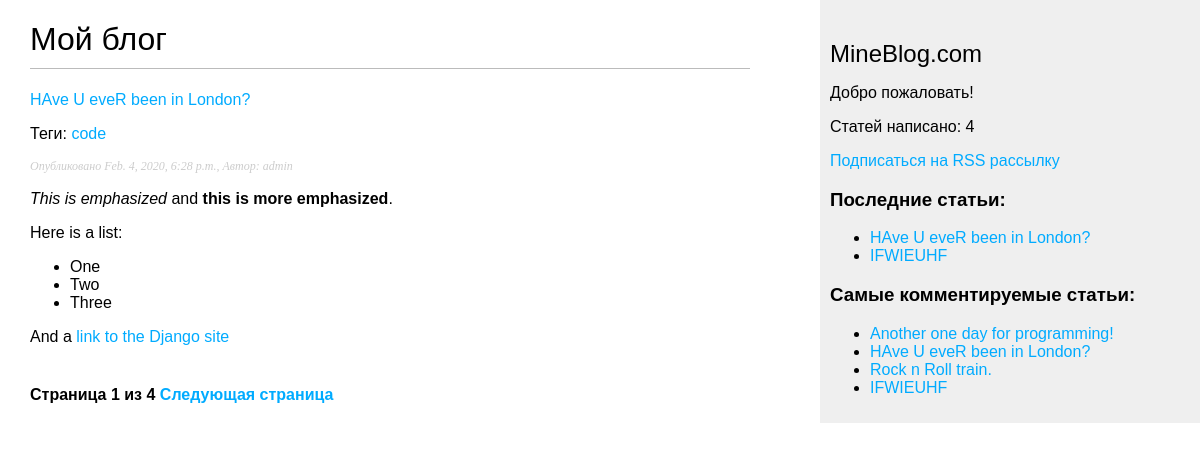
Screenshot of /blog/ with the database file from the repository.
### blog/models.py (models this page shows, shortened)
class Post(models.Model):
    STATUS_CHOICES = (
        ('draft', 'Draft'),
        ('published', 'Published'),
    )
    title = models.CharField(max_length=200)
    slug = models.SlugField(max_length=200, unique_for_date='publish')
    author = models.ForeignKey(User, on_delete=models.CASCADE, related_name='blog_posts')
    body = models.TextField(max_length=pow(10, 5))
    publish = models.DateTimeField(default=timezone.now)
    created = models.DateTimeField(auto_now_add=True)
    updated = models.DateTimeField(auto_now=True)
    status = models.CharField(max_length=10, choices=STATUS_CHOICES, default='draft')
    tags = TaggableManager()
    class Meta:
        ordering = ('-publish',)
    objects = models.Manager()
    published = PublishedManager()
    def get_absolute_url(self):
        return reverse('blog:post_detail', args=[
            self.publish.year, self.publish.month,
            self.publish.day, self.slug,
        ])

### blog/views.py (the view)
# urls.py: path('', views.post_list, name='post_list'),
def post_list(request, tag_slug=None):
    object_list = Post.published.all()
    tag = None
    if tag_slug:
        tag = get_object_or_404(Tag, slug=tag_slug)
        object_list = object_list.filter(tags__in=[tag])
    paginator = Paginator(object_list, 1)  # means 1 articles for each page
    page = request.GET.get('page')
    try:
        posts = paginator.page(page)
    except PageNotAnInteger:
        posts = paginator.page(1)
    except EmptyPage:
        posts = paginator.page(paginator.num_pages)
    return render(request, 'blog/post/list.html', {'page': page,
                                                   'posts': posts,
                                                   'tag': tag})

### blog/models.py (called while the page is built)
    def get_queryset(self):
        return super().get_queryset().filter(status='published')

### blog/templatetags/blog_tags.py (called while the page is built)
@register.simple_tag  # @register.simple_tag(name='name_of_tag')
def total_posts():
    return Post.published.count()

@register.inclusion_tag('blog/post/latest_posts.html')
def show_latest_posts(count=5):
    latest_posts = Post.published.order_by('-publish')[:count]
    return {'latest_posts': latest_posts}

@register.simple_tag
def get_most_commented_posts(count=5):
    return Post.published.annotate(
        total_comments=Count('comments')
    ).order_by('-total_comments')[:count]

@register.filter(name='markdown')
def markdown_format(text):
    return mark_safe(markdown.markdown(text))

### blog/templates/blog/post/list.html (shortened to what this page needs)
{% extends "blog/base.html" %}
{% load blog_tags %}
{% block content %}
    <h1>
        Мой блог
    </h1>
    {% for post in posts %}
        <a href="{{ post.get_absolute_url }}">{{ post.title }}</a>
        <p class="tags">Теги:
            {% for tag in post.tags.all %}
                <a href="{% url "blog:post_list_by_tag" tag.slug %}">
                    {{ tag.name }}
                </a>
            {% endfor %}
        </p>
        <p class="date">Опубликовано {{ post.publish }},
            Автор: {{ post.author }}</p>
        {{ post.body|markdown|truncatewords_html:30 }}
    {% endfor %}
    {% include "pagination.html" with page=posts %}
{% endblock %}

### blog/templates/blog/base.html (shortened to what this page needs)
{% load blog_tags %}
{% load static %}
<!DOCTYPE html>
<html lang="en">
<head>
    <link href="{% static "css/blog.css" %}" rel="stylesheet">
</head>
<body>
<div id="content">
    {% block content %}{% endblock %}
</div>
<div id="sidebar">
    <h2>
        MineBlog.com
    </h2>
    <p>
        Добро пожаловать!
    </p>
    <p>
        Статей написано: {% total_posts %}
    </p>
    <p>
        <a href="{% url "blog:post_feed" %}">Подписаться на RSS рассылку</a>
    </p>
    <h3>
        Последние статьи:
    </h3>
    {% show_latest_posts 2 %}
    <h3>
        Самые комментируемые статьи:
    </h3>
    {% get_most_commented_posts as most_commented_posts %}
    <ul>
        {% for post in most_commented_posts %}
            <li>
                <a href="{{ post.get_absolute_url }}">{{ post.title }}</a>
            </li>
        {% endfor %}
    </ul>
</div>
</body>
</html>

### blog/templates/blog/post/latest_posts.html
<ul>
    {% for post in latest_posts %}
        <li>
            <a href="{{ post.get_absolute_url }}">{{ post.title }}</a>
        </li>
    {% endfor %}
</ul>

### blog/static/css/blog.css (style rules this page uses)
body { margin: 0; padding: 0; font-family: helvetica, sans-serif; }
a { color: #00abff; text-decoration: none; }
h1 { font-weight: normal; border-bottom: 1px solid #bbb; padding: 0 0 10px 0; }
h2 { font-weight: normal; margin: 30px 0 0; }
#content { float: left; width: 60%; padding: 0 0 0 30px; }
#sidebar { float: right; width: 30%; padding: 10px; background: #efefef; height: 100%; }
p.date { color: #ccc; font-family: georgia, serif; font-size: 12px; font-style: italic; }

### rows the page displays
Post: title "HAve U eveR been in London?", publish "Feb. 4, 2020, 6:28 p.m.", author "admin", body "This is emphasized and this is more emphasized . Here is a list: One Two Three And a link to the Django site"
Tag: name "code"
Post: title "IFWIEUHF"
Post: title "Another one day for programming!"
Post: title "Rock n Roll train."

### other values shown
{{ page.number }} "1"
{{ page.paginator.num_pages }} "4"
